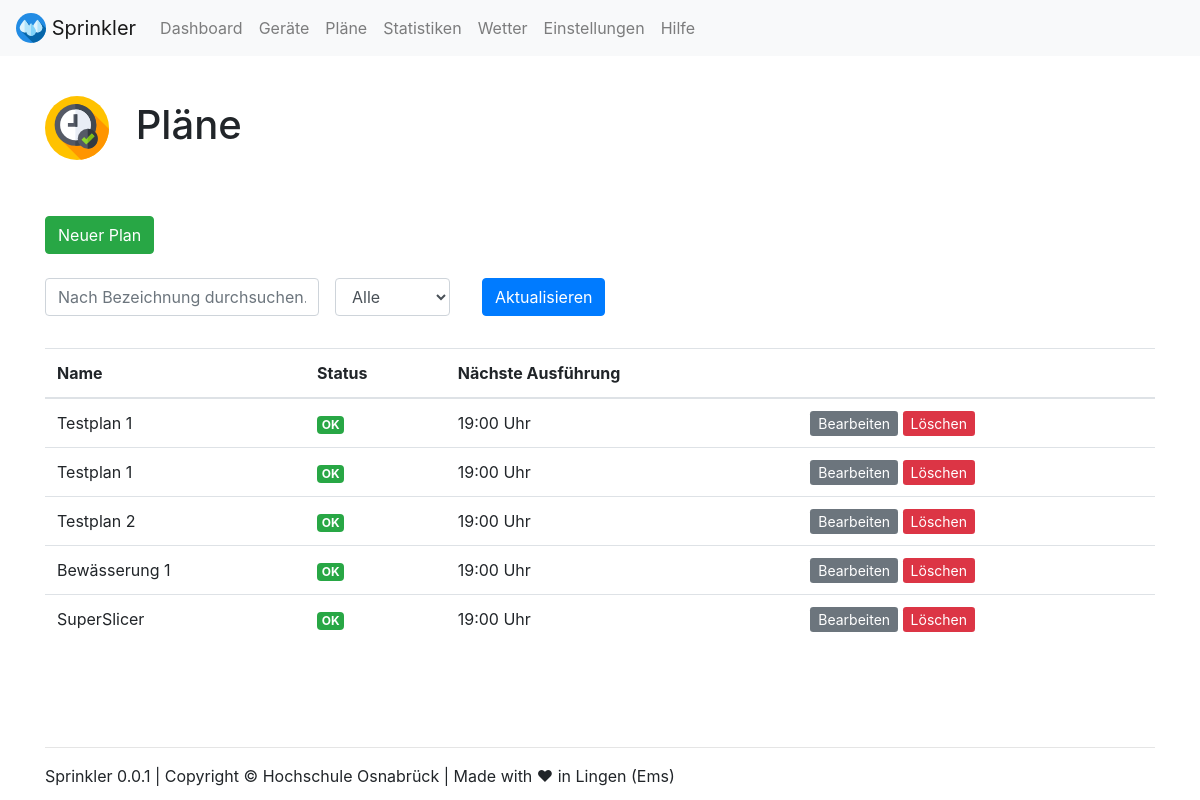
The app's page /plans/, older data.
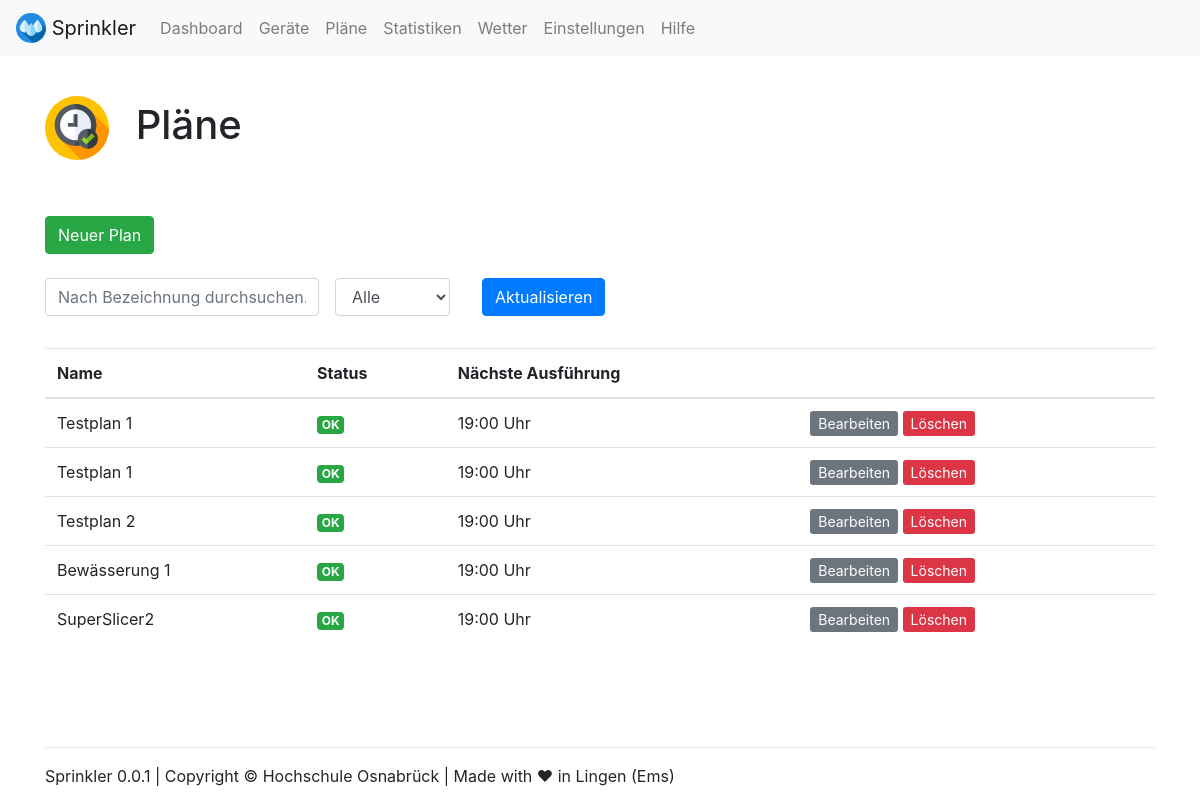
The same page, newer data.
### webapp/models.py (models this page shows, shortened)
class Plan(models.Model):
    name = models.CharField(max_length=200)
    status = models.CharField(
        max_length=10,
        choices=STATUS_CHOICES,
        default='OK',
    )
    description = models.CharField(max_length=3000, default="Beschreibung")
    automation = models.BooleanField(default=False)
    sprinkler = models.ManyToManyField(Sprinkler)
    pump = models.ManyToManyField(Pump)
    sensor = models.ManyToManyField(Sensor)

### webapp/views.py (the view)
# urls.py: path('plans/', views.plans, name='plans'),
def plans(request):
    args = {}
    args['filter_name'] = request.GET.get('name', '')
    args['filter_status'] = request.GET.get('status', '')
    q = Plan.objects
    check = 0
    if(args['filter_name']!=''):
        q = q.filter(name__contains=args['filter_name'])
        check = 1
    if(args['filter_status'] == 'OK' or args['filter_status'] == 'Warnung' or args['filter_status'] == 'Fehler'):
        q = q.filter(status__contains=args['filter_status'])
        check = 1
    if(check == 0):
        q = q.all()
    args['plans'] = q
    return TemplateResponse(request, "plans.html", args)

### webapp/templates/plans.html (shortened to what this page needs)
{% load static %}
{% include "views/top.html" %}
<br>
<h1><img src="{% static 'webapp/img/icons/plans.svg' %}" width="64" class="mr-3"> Pläne</h1>
<br><br>
<a class="btn btn-success" target="_blank" href="{% url 'plan_create' %}" role="button">Neuer Plan</a>
<br>
<br>
<form class="form-inline" method="GET" action="{% url 'plans' %}">
  <div class="form-group mb-2">
    <input value="{{ filter_name }}" name="name" type="text" class="form-control" placeholder="Nach Bezeichnung durchsuchen...">
  </div>
  <div class="form-group mx-sm-3 mb-2">
    <select name="status" id="inputState" class="form-control">
        <option {% if filter_status == 'Alle' %} selected {% endif %}>Alle</option>
    </select>
  </div>
  <div class="form-group mx-sm-3 mb-2">
    <button type="submit" class="btn btn-primary">Aktualisieren</button>
  </div>
</form>
<br>
{% if plans %}
<table class="table table-hover">
  <thead>
    <tr>
      <th scope="col">Name</th>
      <th scope="col">Status</th>
      <th scope="col">Nächste Ausführung</th>
      <th scope="col"></th>
    </tr>
  </thead>
  <tbody>
    {% for plan in plans %}
    <tr>
      <td scope="row">{{ plan.name }}</td>
      <td>
        {% if plan.status == 'OK' %}
        <span class="badge badge-success">OK</span>
        {% endif %}
      </td>
      <td>19:00 Uhr</td>
      <td>
        <a class="btn-sm btn-secondary" href="{% url 'plan_edit' plan.id %}" role="button">Bearbeiten</a>
        <a onclick="return confirm('Soll der Plan {{ plan.name }} löschen?')" class="btn-sm btn-danger" href="{% url 'plan_delete' plan.id %}" role="button">Löschen</a>
      </td>
    </tr>
    {% endfor %}
  </tbody>
</table>
{% else %}
<p>Es wurden keine Pläne gefunden.</p>
{% endif %}
{% include "views/footer.html" %}
{% include "views/bottom.html" %}

Row changes from the older to the newer data that the page shows:
changed Plan: name "SuperSlicer" → "SuperSlicer2"
